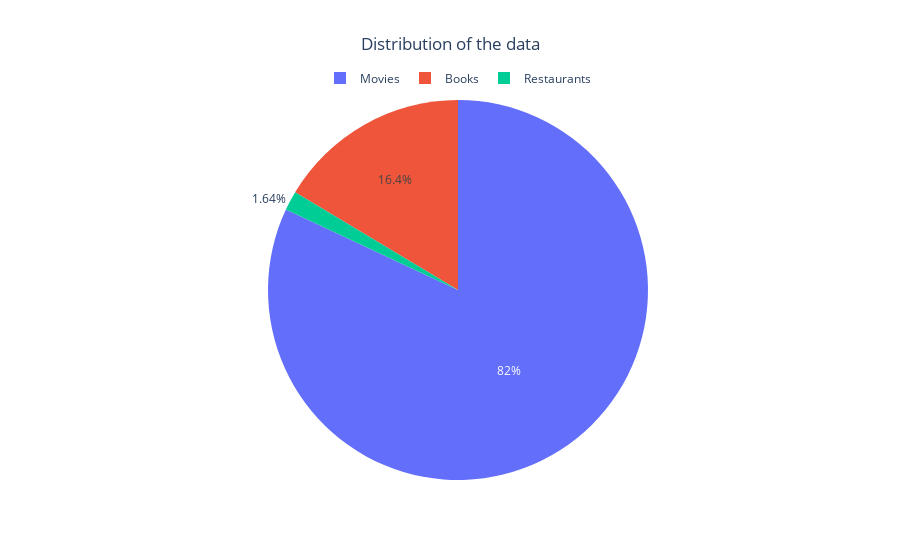

The notebook cell this image was saved under:
### Code cell
#create a pie chart to show the distribution of the data use plotly

import plotly.graph_objects as go

labels = ['Books', 'Restaurants', 'Movies']
values = [len(books_df), len(restaurants_df), len(movies_df)]


fig = go.Figure(data=[go.Pie(labels=labels, values=values)])

#create and center the title
fig.update_layout(title_text='Distribution of the data', title_x=0.5)

#update the legend position to be in the middle below the title
fig.update_layout(legend=dict(
    orientation="h",
    yanchor="bottom",
    y=1.02,
    xanchor="center",
    x=0.5
))


fig.show()

### Figure 1 — Plotly figure (JSON) as saved in the notebook; plotly's stock layout.template omitted (floating-point values rounded to 4 significant figures)
{"data": [{"labels": ["Books", "Restaurants", "Movies"], "type": "pie", "values": [10000, 1000, 50000]}], "layout": {"legend": {"orientation": "h", "x": 0.5, "xanchor": "center", "y": 1.02, "yanchor": "bottom"}, "title": {"text": "Distribution of the data", "x": 0.5}}}
